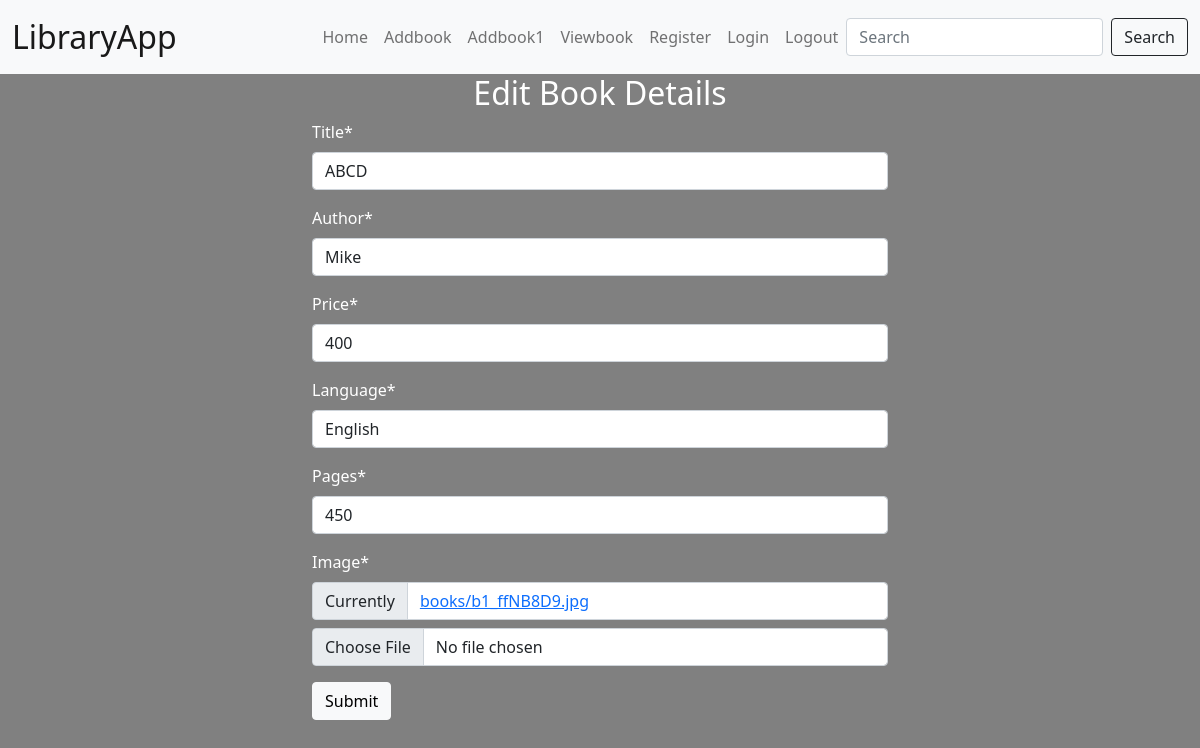
The page /editbook/3 on the database its author committed.
### books/models.py (models this page shows)
class Book(models.Model):
    title=models.CharField(max_length=200)
    author=models.CharField(max_length=100)
    price=models.IntegerField()
    language=models.CharField(max_length=100)
    pages=models.IntegerField()
    image=models.ImageField(upload_to="books")

### books/views.py (the view, shortened to what this page needs)
# urls.py: path('editbook/<int:i>',views.EditBookView.as_view(),name="editbook"),
class EditBookView(View):
    def get(self,request,i):
        b=Book.objects.get(id=i)
        form_instance=BookForm(instance=b)
        return render(request,'editbook.html',{'form':form_instance})

### books/forms.py
class BookForm(forms.ModelForm):
    class Meta: #inner class used to give description about form structure
        model=Book
        fields=['title','author','price','language','pages','image']

### templates/editbook.html (shortened to what this page needs)
{% extends 'base.html' %}
{% load crispy_forms_tags %}
{% block content %}
<div class="container w-50 mx-auto">
<h2>Edit Book Details</h2>
<form method="post" enctype="multipart/form-data">
   {{form|crispy}}
      <div class="mb-3">
        <input type="submit" class="btn btn-light">
    </div>
</form></div>
{% endblock %}

### static/css/style.css (style rules this page uses)
body { background-color:gray; color:white; }
h2 { text-align:center; }

### rows shown on the page
Book: title "ABCD", author "Mike", price "400", language "English", pages "450"
